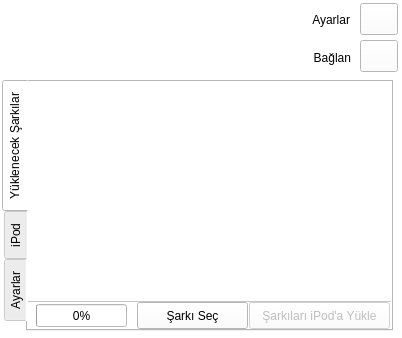
<ui version="4.0" >
 <class>anaPencere</class>
 <widget class="QMainWindow" name="anaPencere" >
  <property name="geometry" >
   <rect>
    <x>0</x>
    <y>0</y>
    <width>402</width>
    <height>338</height>
   </rect>
  </property>
  <property name="windowTitle" >
   <string>qPod</string>
  </property>
  <property name="windowIcon" >
   <iconset>resimler/qpod.png</iconset>
  </property>
  <property name="styleSheet" >
   <string>background-color:white;</string>
  </property>
  <widget class="QWidget" name="centralwidget" >
   <widget class="QWidget" native="1" name="widget" >
    <property name="geometry" >
     <rect>
      <x>0</x>
      <y>0</y>
      <width>400</width>
      <height>80</height>
     </rect>
    </property>
    <widget class="QPushButton" name="baglanButton" >
     <property name="geometry" >
      <rect>
       <x>360</x>
       <y>40</y>
       <width>38</width>
       <height>32</height>
      </rect>
     </property>
     <property name="text" >
      <string/>
     </property>
     <property name="icon" >
      <iconset>resimler/baglan.png</iconset>
     </property>
    </widget>
    <widget class="QLabel" name="labelBaglan" >
     <property name="geometry" >
      <rect>
       <x>210</x>
       <y>48</y>
       <width>141</width>
       <height>20</height>
      </rect>
     </property>
     <property name="styleSheet" >
      <string>background:none;</string>
     </property>
     <property name="text" >
      <string>Bağlan</string>
     </property>
     <property name="alignment" >
      <set>Qt::AlignRight|Qt::AlignTrailing|Qt::AlignVCenter</set>
     </property>
    </widget>
    <widget class="QPushButton" name="ayarButton" >
     <property name="enabled" >
      <bool>true</bool>
     </property>
     <property name="geometry" >
      <rect>
       <x>360</x>
       <y>3</y>
       <width>38</width>
       <height>32</height>
      </rect>
     </property>
     <property name="text" >
      <string/>
     </property>
     <property name="icon" >
      <iconset>resimler/secenekler.png</iconset>
     </property>
    </widget>
    <widget class="QLabel" name="labelAyarlar" >
     <property name="geometry" >
      <rect>
       <x>239</x>
       <y>10</y>
       <width>111</width>
       <height>20</height>
      </rect>
     </property>
     <property name="styleSheet" >
      <string>background:none;</string>
     </property>
     <property name="text" >
      <string>Ayarlar</string>
     </property>
     <property name="alignment" >
      <set>Qt::AlignRight|Qt::AlignTrailing|Qt::AlignVCenter</set>
     </property>
    </widget>
   </widget>
   <widget class="QTabWidget" name="tabWidget" >
    <property name="enabled" >
     <bool>true</bool>
    </property>
    <property name="geometry" >
     <rect>
      <x>2</x>
      <y>80</y>
      <width>391</width>
      <height>251</height>
     </rect>
    </property>
    <property name="styleSheet" >
     <string>background-color:white;</string>
    </property>
    <property name="tabPosition" >
     <enum>QTabWidget::West</enum>
    </property>
    <property name="currentIndex" >
     <number>0</number>
    </property>
    <property name="elideMode" >
     <enum>Qt::ElideNone</enum>
    </property>
    <widget class="QWidget" name="tab_4" >
     <attribute name="title" >
      <string>Yüklenecek Şarkılar</string>
     </attribute>
     <widget class="QListWidget" name="yuklenecekListe" >
      <property name="geometry" >
       <rect>
        <x>-1</x>
        <y>-1</y>
        <width>366</width>
        <height>221</height>
       </rect>
      </property>
      <property name="acceptDrops" >
       <bool>true</bool>
      </property>
      <property name="styleSheet" >
       <string>font-size:10px;</string>
      </property>
      <property name="dragEnabled" >
       <bool>true</bool>
      </property>
      <property name="dragDropMode" >
       <enum>QAbstractItemView::NoDragDrop</enum>
      </property>
      <property name="alternatingRowColors" >
       <bool>true</bool>
      </property>
      <property name="selectionMode" >
       <enum>QAbstractItemView::NoSelection</enum>
      </property>
     </widget>
     <widget class="QPushButton" name="sarkilariYukleButton" >
      <property name="enabled" >
       <bool>false</bool>
      </property>
      <property name="geometry" >
       <rect>
        <x>221</x>
        <y>220</y>
        <width>141</width>
        <height>27</height>
       </rect>
      </property>
      <property name="text" >
       <string>Şarkıları iPod'a Yükle</string>
      </property>
     </widget>
     <widget class="QPushButton" name="sarkiSecButton" >
      <property name="geometry" >
       <rect>
        <x>109</x>
        <y>220</y>
        <width>111</width>
        <height>27</height>
       </rect>
      </property>
      <property name="text" >
       <string>Şarkı Seç</string>
      </property>
     </widget>
     <widget class="QProgressBar" name="sarkiProgress" >
      <property name="geometry" >
       <rect>
        <x>8</x>
        <y>222</y>
        <width>91</width>
        <height>23</height>
       </rect>
      </property>
      <property name="value" >
       <number>0</number>
      </property>
     </widget>
    </widget>
    <widget class="QWidget" name="tabIpod" >
     <attribute name="title" >
      <string>iPod</string>
     </attribute>
     <widget class="QTableWidget" name="ipodListe" >
      <property name="geometry" >
       <rect>
        <x>-1</x>
        <y>-1</y>
        <width>366</width>
        <height>221</height>
       </rect>
      </property>
      <property name="palette" >
       <palette>
        <active>
         <colorrole role="Base" >
          <brush brushstyle="SolidPattern" >
           <color alpha="255" >
            <red>255</red>
            <green>255</green>
            <blue>255</blue>
           </color>
          </brush>
         </colorrole>
        </active>
        <inactive>
         <colorrole role="Base" >
          <brush brushstyle="SolidPattern" >
           <color alpha="255" >
            <red>255</red>
            <green>255</green>
            <blue>255</blue>
           </color>
          </brush>
         </colorrole>
        </inactive>
        <disabled>
         <colorrole role="Base" >
          <brush brushstyle="SolidPattern" >
           <color alpha="255" >
            <red>255</red>
            <green>255</green>
            <blue>255</blue>
           </color>
          </brush>
         </colorrole>
        </disabled>
       </palette>
      </property>
      <property name="styleSheet" >
       <string>font-size:9px;</string>
      </property>
      <property name="verticalScrollBarPolicy" >
       <enum>Qt::ScrollBarAlwaysOn</enum>
      </property>
      <property name="autoScroll" >
       <bool>false</bool>
      </property>
      <property name="alternatingRowColors" >
       <bool>false</bool>
      </property>
      <property name="selectionBehavior" >
       <enum>QAbstractItemView::SelectRows</enum>
      </property>
     </widget>
     <widget class="QPushButton" name="sarkilariSilButton" >
      <property name="enabled" >
       <bool>false</bool>
      </property>
      <property name="geometry" >
       <rect>
        <x>151</x>
        <y>220</y>
        <width>211</width>
        <height>27</height>
       </rect>
      </property>
      <property name="sizePolicy" >
       <sizepolicy vsizetype="Fixed" hsizetype="Minimum" >
        <horstretch>0</horstretch>
        <verstretch>0</verstretch>
       </sizepolicy>
      </property>
      <property name="autoFillBackground" >
       <bool>false</bool>
      </property>
      <property name="text" >
       <string>Seçili Şarkıları Sil</string>
      </property>
      <property name="flat" >
       <bool>false</bool>
      </property>
     </widget>
     <widget class="QProgressBar" name="silProgressBar" >
      <property name="geometry" >
       <rect>
        <x>8</x>
        <y>222</y>
        <width>91</width>
        <height>23</height>
       </rect>
      </property>
      <property name="value" >
       <number>0</number>
      </property>
     </widget>
     <widget class="QPushButton" name="yukariAlButton" >
      <property name="enabled" >
       <bool>false</bool>
      </property>
      <property name="geometry" >
       <rect>
        <x>103</x>
        <y>220</y>
        <width>22</width>
        <height>27</height>
       </rect>
      </property>
      <property name="text" >
       <string/>
      </property>
      <property name="icon" >
       <iconset>resimler/yukari.png</iconset>
      </property>
     </widget>
     <widget class="QPushButton" name="asagiAlButton" >
      <property name="enabled" >
       <bool>false</bool>
      </property>
      <property name="geometry" >
       <rect>
        <x>127</x>
        <y>220</y>
        <width>22</width>
        <height>27</height>
       </rect>
      </property>
      <property name="text" >
       <string/>
      </property>
      <property name="icon" >
       <iconset>resimler/asagi.png</iconset>
      </property>
     </widget>
    </widget>
    <widget class="QWidget" name="tabAyarlar" >
     <attribute name="title" >
      <string>Ayarlar</string>
     </attribute>
     <widget class="QTabWidget" name="tabWidgetAyarlar" >
      <property name="geometry" >
       <rect>
        <x>1</x>
        <y>0</y>
        <width>361</width>
        <height>211</height>
       </rect>
      </property>
      <property name="styleSheet" >
       <string>background-color:white;</string>
      </property>
      <property name="currentIndex" >
       <number>0</number>
      </property>
      <widget class="QWidget" name="tab_2" >
       <attribute name="title" >
        <string>Aygıtlar</string>
       </attribute>
       <widget class="QLabel" name="label_9" >
        <property name="geometry" >
         <rect>
          <x>24</x>
          <y>14</y>
          <width>101</width>
          <height>20</height>
         </rect>
        </property>
        <property name="text" >
         <string>Aygıt</string>
        </property>
        <property name="alignment" >
         <set>Qt::AlignRight|Qt::AlignTrailing|Qt::AlignVCenter</set>
        </property>
       </widget>
       <widget class="QLabel" name="label_10" >
        <property name="geometry" >
         <rect>
          <x>14</x>
          <y>45</y>
          <width>111</width>
          <height>20</height>
         </rect>
        </property>
        <property name="text" >
         <string>Bağlama Noktası</string>
        </property>
        <property name="alignment" >
         <set>Qt::AlignRight|Qt::AlignTrailing|Qt::AlignVCenter</set>
        </property>
       </widget>
       <widget class="QLineEdit" name="lineAygit" >
        <property name="geometry" >
         <rect>
          <x>130</x>
          <y>10</y>
          <width>211</width>
          <height>27</height>
         </rect>
        </property>
       </widget>
       <widget class="QLineEdit" name="lineBaglamaNoktasi" >
        <property name="geometry" >
         <rect>
          <x>130</x>
          <y>40</y>
          <width>211</width>
          <height>27</height>
         </rect>
        </property>
       </widget>
       <widget class="QPushButton" name="aygitlarUygulaButton" >
        <property name="geometry" >
         <rect>
          <x>239</x>
          <y>155</y>
          <width>111</width>
          <height>27</height>
         </rect>
        </property>
        <property name="text" >
         <string>Uygula</string>
        </property>
       </widget>
       <widget class="QPushButton" name="aygitlarOntanimliButton" >
        <property name="geometry" >
         <rect>
          <x>120</x>
          <y>155</y>
          <width>111</width>
          <height>27</height>
         </rect>
        </property>
        <property name="text" >
         <string>Öntanımlı</string>
        </property>
       </widget>
      </widget>
      <widget class="QWidget" name="tab" >
       <attribute name="title" >
        <string>gnupod</string>
       </attribute>
       <widget class="QPushButton" name="gnupodAyarlarUygula" >
        <property name="geometry" >
         <rect>
          <x>239</x>
          <y>155</y>
          <width>111</width>
          <height>27</height>
         </rect>
        </property>
        <property name="text" >
         <string>Uygula</string>
        </property>
       </widget>
       <widget class="QPushButton" name="gnupodAyarlarOntanimliButton" >
        <property name="geometry" >
         <rect>
          <x>120</x>
          <y>155</y>
          <width>111</width>
          <height>27</height>
         </rect>
        </property>
        <property name="text" >
         <string>Öntanımlı</string>
        </property>
       </widget>
       <widget class="QLineEdit" name="lineGnupod_INIT" >
        <property name="geometry" >
         <rect>
          <x>130</x>
          <y>7</y>
          <width>201</width>
          <height>27</height>
         </rect>
        </property>
       </widget>
       <widget class="QLabel" name="label_4" >
        <property name="geometry" >
         <rect>
          <x>47</x>
          <y>12</y>
          <width>76</width>
          <height>18</height>
         </rect>
        </property>
        <property name="text" >
         <string>tunes2pod</string>
        </property>
       </widget>
       <widget class="QLabel" name="label_5" >
        <property name="geometry" >
         <rect>
          <x>14</x>
          <y>41</y>
          <width>109</width>
          <height>18</height>
         </rect>
        </property>
        <property name="text" >
         <string>gnupod_addsong</string>
        </property>
       </widget>
       <widget class="QLabel" name="label_6" >
        <property name="geometry" >
         <rect>
          <x>26</x>
          <y>71</y>
          <width>97</width>
          <height>18</height>
         </rect>
        </property>
        <property name="text" >
         <string>gnupod_search</string>
        </property>
       </widget>
       <widget class="QLabel" name="label_7" >
        <property name="geometry" >
         <rect>
          <x>33</x>
          <y>102</y>
          <width>91</width>
          <height>18</height>
         </rect>
        </property>
        <property name="text" >
         <string>gnupod_check</string>
        </property>
       </widget>
       <widget class="QLabel" name="label_8" >
        <property name="geometry" >
         <rect>
          <x>70</x>
          <y>132</y>
          <width>54</width>
          <height>18</height>
         </rect>
        </property>
        <property name="text" >
         <string>mktunes</string>
        </property>
       </widget>
       <widget class="QLineEdit" name="lineGnupod_addsong" >
        <property name="geometry" >
         <rect>
          <x>130</x>
          <y>37</y>
          <width>201</width>
          <height>27</height>
         </rect>
        </property>
       </widget>
       <widget class="QLineEdit" name="lineGnupod_search" >
        <property name="geometry" >
         <rect>
          <x>130</x>
          <y>67</y>
          <width>201</width>
          <height>27</height>
         </rect>
        </property>
       </widget>
       <widget class="QLineEdit" name="lineGnupod_check" >
        <property name="geometry" >
         <rect>
          <x>130</x>
          <y>97</y>
          <width>201</width>
          <height>27</height>
         </rect>
        </property>
       </widget>
       <widget class="QLineEdit" name="lineGnupod_mktunes" >
        <property name="geometry" >
         <rect>
          <x>130</x>
          <y>127</y>
          <width>201</width>
          <height>27</height>
         </rect>
        </property>
       </widget>
      </widget>
      <widget class="QWidget" name="tab_3" >
       <attribute name="title" >
        <string>Dil</string>
       </attribute>
       <widget class="QComboBox" name="dilComboBox" >
        <property name="geometry" >
         <rect>
          <x>111</x>
          <y>57</y>
          <width>141</width>
          <height>26</height>
         </rect>
        </property>
        <item>
         <property name="text" >
          <string>English</string>
         </property>
         <property name="icon" >
          <iconset>resimler/enBayrak.png</iconset>
         </property>
        </item>
        <item>
         <property name="text" >
          <string>Türkçe</string>
         </property>
         <property name="icon" >
          <iconset>resimler/trBayrak.png</iconset>
         </property>
        </item>
       </widget>
       <widget class="QPushButton" name="dilUygulaButton" >
        <property name="geometry" >
         <rect>
          <x>140</x>
          <y>100</y>
          <width>80</width>
          <height>27</height>
         </rect>
        </property>
        <property name="text" >
         <string>Uygula</string>
        </property>
       </widget>
      </widget>
     </widget>
     <widget class="QPushButton" name="ayarlariKapatButton" >
      <property name="geometry" >
       <rect>
        <x>229</x>
        <y>217</y>
        <width>131</width>
        <height>27</height>
       </rect>
      </property>
      <property name="text" >
       <string>Ayarları Kapat</string>
      </property>
     </widget>
     <widget class="QPushButton" name="ayarlarYardimButton" >
      <property name="geometry" >
       <rect>
        <x>1</x>
        <y>215</y>
        <width>38</width>
        <height>32</height>
       </rect>
      </property>
      <property name="text" >
       <string/>
      </property>
      <property name="icon" >
       <iconset>resimler/yardim.png</iconset>
      </property>
     </widget>
    </widget>
   </widget>
  </widget>
 </widget>
 <resources/>
 <connections/>
</ui>
